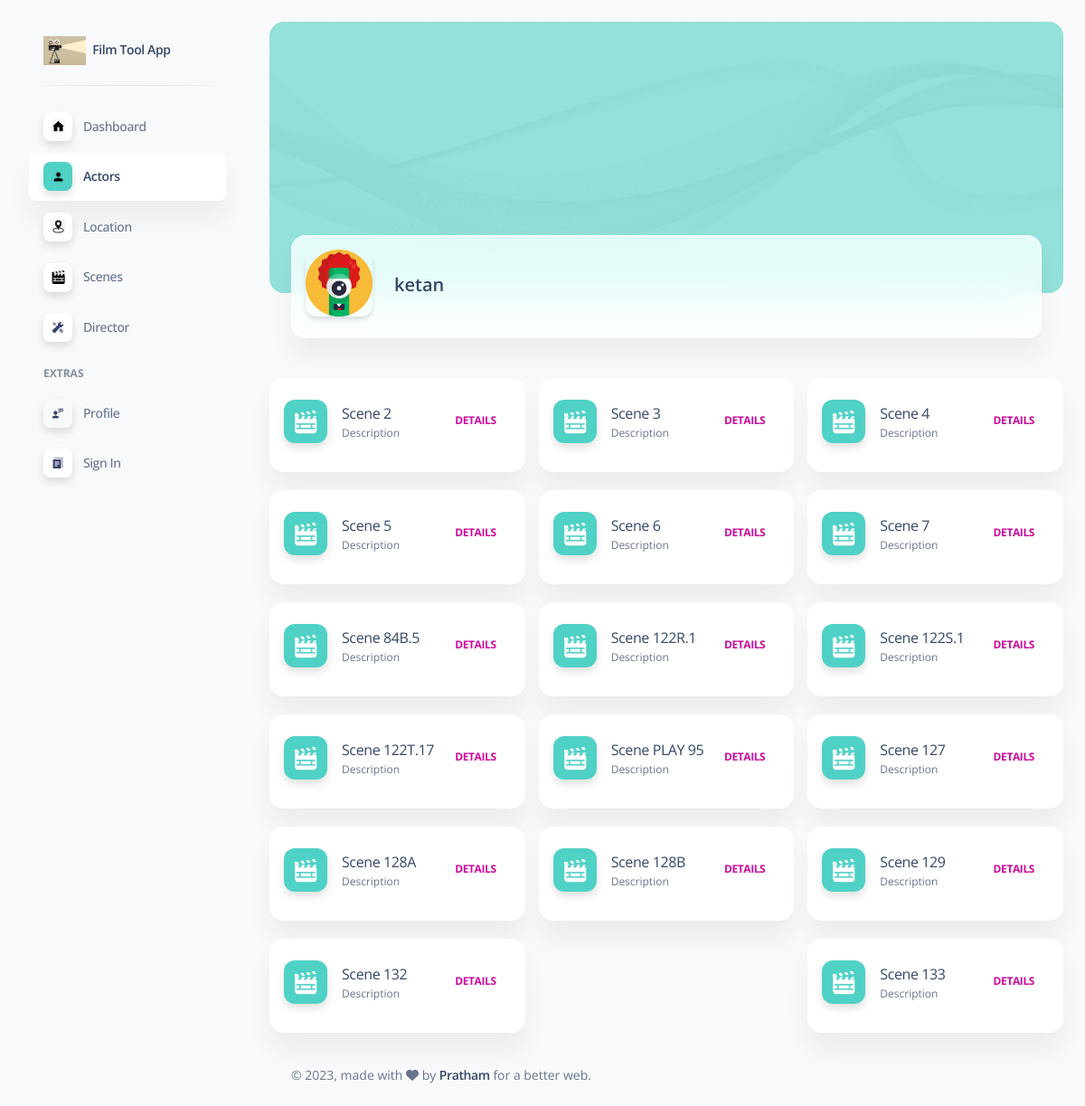
The page /characters/1418/ on the database its author committed.
### characters/models.py (models this page shows, shortened)
class Character(models.Model):
    name = models.CharField(max_length=255)
    scenes = models.ManyToManyField(Scene, related_name='characters')
    avatar = models.ImageField(upload_to='char_images/', default='static\img\add.png', null=True, blank=True)

class Scene(models.Model):
    scene_number = models.CharField(max_length=255)
    location = models.CharField(max_length=255)
    description = models.TextField(null=True, blank=True)
    cn = models.TextField(null=True, blank=True)
    hair_makeup = models.TextField(null=True, blank=True)
    prosthetics = models.TextField(null=True, blank=True)
    key_props = models.TextField(null=True, blank=True)
    props = models.TextField(null=True, blank=True)
    set_dressing = models.TextField(null=True, blank=True)
    extras = models.TextField(null=True, blank=True)
    picture_vechiles = models.TextField(null=True, blank=True)
    production = models.TextField(null=True, blank=True)
    special_professionals= models.TextField(null=True, blank=True)
    sfx = models.TextField(null=True, blank=True)
    vfx = models.TextField(null=True, blank=True)
    special_equipments = models.TextField(null=True, blank=True)
    notes = models.TextField(null=True, blank=True)
    int_ext = models.TextField(null=True, blank=True)
    timeofday = models.TextField(null=True, blank=True)
    story = models.ImageField(upload_to='scene_images/', default='static\img\add.png', null=True, blank=True)

### characters/views.py (the view)
# urls.py: path('characters/<int:pk>/', SceneListView.as_view(), name='scenes_for_character'),
class SceneListView(DetailView):
    model = Character
    template_name = 'each_actor.html'
    context_object_name = 'character'

### characters/templates/each_actor.html (shortened to what this page needs)
<!DOCTYPE html>
<html lang="en">
<head>
  {% load static %}
  <link href="{% static 'css/nucleo-icons.css' %}" rel="stylesheet" />
  <link href="{% static 'css/nucleo-svg.css' %}" rel="stylesheet" />
  <link href="../assets/css/nucleo-svg.css" rel="stylesheet" />
  <link id="pagestyle" href="{% static 'css/style.css' %}" rel="stylesheet" />
</head>
<body class="g-sidenav-show bg-gray-100">
  <aside class="sidenav navbar navbar-vertical navbar-expand-xs border-0 border-radius-xl my-3 fixed-start ms-3 " id="sidenav-main">
    <div class="sidenav-header">
      <a class="navbar-brand m-0" href=" https://demos.creative-tim.com/soft-ui-dashboard/pages/dashboard.html " target="_blank">
        <img src="{% static 'img/main-logo.jpg' %}" class="navbar-brand-img h-100" alt="main_logo">
        <span class="ms-1 font-weight-bold">Film Tool App</span>
      </a>
    </div>
    <hr class="horizontal dark mt-0">
    <div class="collapse navbar-collapse  w-auto " id="sidenav-collapse-main" style="background-color: #f8f9fa;">
      <ul class="navbar-nav">
        <li class="nav-item">
          <a class="nav-link  " href="../pages/dashboard.html">
            <div class="icon icon-shape icon-sm shadow border-radius-md bg-white text-center me-2 d-flex align-items-center justify-content-center">
              <img src="{% static 'img/home.png' %}" style="height: 15px;" alt="Your Custom Icon">
            </div>
            <span class="nav-link-text ms-1">Dashboard</span>
          </a>
        </li>
        <li class="nav-item">
          <a class="nav-link active " href="/characters/">
            <div class="icon icon-shape icon-sm shadow border-radius-md bg-white text-center me-2 d-flex align-items-center justify-content-center">
              <img src="{% static 'img/person.png' %}" style="height: 15px;" alt="Your Custom Icon">
            </div>
            <span class="nav-link-text ms-1">Actors</span>
          </a>
        </li>
        <li class="nav-item">
          <a class="nav-link  " href="../pages/billing.html">
            <div class="icon icon-shape icon-sm shadow border-radius-md bg-white text-center me-2 d-flex align-items-center justify-content-center">
              <img src="{% static 'img/location.png' %}" style="height: 15px;" alt="Your Custom Icon">
            </div>
            <span class="nav-link-text ms-1">Location</span>
          </a>
        </li>
        <li class="nav-item">
          <a class="nav-link"  href="/scenes/">
            <div class="icon icon-shape icon-sm shadow border-radius-md bg-white text-center me-2 d-flex align-items-center justify-content-center">
              <img src="{% static 'img/sceneic.png' %}" style="height: 15px;" alt="Your Custom Icon">
            </div>
            <span class="nav-link-text ms-1">Scenes</span>
          </a>
        </li>
        <li class="nav-item">
          <a class="nav-link " href="../pages/rtl.html">
            <div class="icon icon-shape icon-sm shadow border-radius-md bg-white text-center me-2 d-flex align-items-center justify-content-center">
            </div>
            <span class="nav-link-text ms-1">Director</span>
          </a>
        </li>
        <li class="nav-item mt-3">
          <h6 class="ps-4 ms-2 text-uppercase text-xs font-weight-bolder opacity-6">Extras</h6>
        </li>
        <li class="nav-item">
          <a class="nav-link " href="../pages/profile.html">
            <div class="icon icon-shape icon-sm shadow border-radius-md text-center me-2 d-flex align-items-center justify-content-center">
            </div>
            <span class="nav-link-text ms-1">Profile</span>
          </a>
        </li>
        <li class="nav-item">
          <a class="nav-link  " href="../pages/sign-in.html">
            <div class="icon icon-shape icon-sm shadow border-radius-md bg-white text-center me-2 d-flex align-items-center justify-content-center">
            </div>
            <span class="nav-link-text ms-1">Sign In</span>
          </a>
        </li>
        <li class="nav-item">
          <a class="nav-link  " href="../pages/sign-up.html">
          </a>
        </li>
      </ul>
    </div>
  </aside>
  <div class="main-content position-relative bg-gray-100 max-height-vh-100 h-100">
    <div class="container-fluid">
      <div class="page-header min-height-300 border-radius-xl mt-4" style="background-image: url('{% static 'img/top_image.png' %}'); background-position-y: 50%;">
        <span class="mask bg-gradient-primary opacity-6"></span>
      </div>
      <div class="card card-body blur shadow-blur mx-4 mt-n6 overflow-hidden">
        <div class="row gx-4">
          <div class="col-auto">
            <div class="avatar avatar-xl position-relative">
              <img src="{{ character.avatar.url }}" alt="profile_image" class="w-100 border-radius-lg shadow-sm">
            </div>
          </div>
          <div class="col-auto my-auto">
            <div class="h-100">
              <h5 class="mb-1">
                {{ character.name }}
              </h5>
            </div>
          </div>
          <div class="col-lg-4 col-md-6 my-sm-auto ms-sm-auto me-sm-0 mx-auto mt-3">
            <div class="nav-wrapper position-relative end-0">
              <ul class="nav nav-pills nav-fill p-1 bg-transparent" role="tablist">
                <li class="nav-item">
                  <a class="nav-link mb-0 px-0 py-1 active " data-bs-toggle="tab" href="javascript:;" role="tab" aria-selected="true">
                  </a>
                </li>
              </ul>
            </div>
          </div>
        </div>
      </div>
    </div>
    <div class="container-fluid py-4">
      <div class="row">
        <div class="col-12 col-xl-12">
            <div class="card-container">
              {% for scene in character.scenes.all %}
              <div class="card" id ="card1">
                <div class="card-body p-3">
                  <ul class="list-group">
                    <li class="list-group-item border-0 d-flex align-items-center px-0 mb-2">
                      <div class="avatar me-3">
                        <img src="{% static 'img/scene.png' %}" alt="kal" class="border-radius-lg shadow">
                      </div>
                      <div class="d-flex align-items-start flex-column justify-content-center">
                        <a href="{% url 'character_detail' scene.id %}">Scene {{ scene.scene_number }}</a>
                        <p class="mb-0 text-xs">Description</p>
                      </div>
                      <a class="btn btn-link pe-3 ps-0 mb-0 ms-auto" href="javascript:;">Details</a>
                    </li>
                  </ul>
                </div>
              </div>
              {% endfor %}
            </div>
         </div>
      </div>
      <footer class="footer pt-3  ">
        <div class="container-fluid">
          <div class="row align-items-center justify-content-lg-between">
            <div class="col-lg-6 mb-lg-0 mb-4">
              <div class="copyright text-center text-sm text-muted text-lg-start">
                © ,
                made with <i class="fa fa-heart"></i> by
                <a href="https://www.creative-tim.com" class="font-weight-bold" target="_blank">Pratham</a>
                for a better web.
              </div>
            </div>
          </div>
        </div>
      </footer>
    </div>
  </div>
</body>
</html>

### static/css/nucleo-svg.css (style rules this page uses)
.icon { display: inline-block; color: #111111; height: 1em; width: 1em; }
.icon-sm { height: 0.8em; width: 0.8em; }
.icon { fill: currentColor; stroke: none; }

### rows shown on the page
Character: avatar (picture), name "ketan"
Scene: scene_number "2"
Scene: scene_number "3"
Scene: scene_number "4"
Scene: scene_number "5"
Scene: scene_number "6"
Scene: scene_number "7"
Scene: scene_number "84B.5"
Scene: scene_number "122R.1"
Scene: scene_number "122S.1"
Scene: scene_number "122T.17"
Scene: scene_number "PLAY 95"
Scene: scene_number "127"
Scene: scene_number "128A"
Scene: scene_number "128B"
Scene: scene_number "129"
Scene: scene_number "132"
Scene: scene_number "133"
